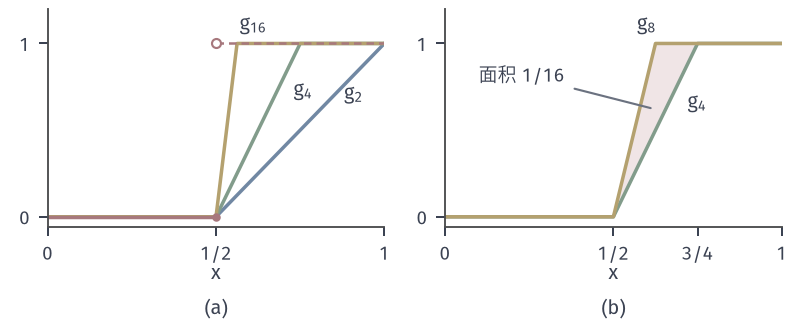

Reproduce this figure in Python.
from pathlib import Path
import sys
ROOT = next(p for p in Path(__file__).resolve().parents if (p/"build.sh").is_file() and (p/"tex/book.tex").is_file())
sys.path.insert(0, str(ROOT/"figures/00-shared/mathematical-preliminaries-upper/00-shared/comprehension-figures"))
from support import figure, save, BLUE, GREEN, YELLOW, RED, PURPLE, INK, MUTED, GRID, BLUE_FILL, GREEN_FILL, YELLOW_FILL, RED_FILL, PURPLE_FILL
import numpy as np

def panel_labels(fig, axes, y=.02):
    for ax, s in zip(axes, "(a) (b) (c)".split()):
        q = ax.get_position(); fig.text((q.x0+q.x1)/2, y, s, ha="center", va="bottom")

# Continuous ramps g_n rising from 0 to 1 on (1/2,1/2+1/n); L1 distance between g_4 and g_8 equals 1/16.
fig, axes = figure(width_mm=112, height_mm=46, ncols=2)
fig.set_layout_engine(None)
fig.subplots_adjust(left=.06, right=.985, top=.97, bottom=.3, wspace=.18)
x = np.linspace(0, 1, 2001)
def g(n): return np.clip(n*(x-.5), 0, 1)
ax = axes[0]
for n, c in ((2, BLUE), (4, GREEN), (16, YELLOW)):
    ax.plot(x, g(n), color=c, lw=1.4)
ax.plot([0, .5], [0, 0], color=RED, lw=1.4)
ax.plot([.5, 1], [1, 1], color=RED, lw=1.0, ls=(0, (3, 2)))
ax.plot([.5], [1], 'o', ms=3.6, mfc='white', mec=RED, mew=.85)
ax.plot([.5], [0], 'o', ms=3.4, color=RED, mew=0)
ax.text(.88, .68, '$g_2$', ha='left'); ax.text(.73, .7, '$g_4$', ha='left'); ax.text(.57, 1.08, '$g_{16}$', ha='left')
ax.set_xlim(0, 1); ax.set_ylim(-.06, 1.2); ax.set_xticks([0, .5, 1]); ax.set_xticklabels(['0', '1/2', '1']); ax.set_yticks([0, 1]); ax.set_xlabel('$x$', labelpad=0)
ax = axes[1]
ax.fill_between(x, g(4), g(8), color=RED_FILL, lw=0)
ax.plot(x, g(4), color=GREEN, lw=1.4); ax.plot(x, g(8), color=YELLOW, lw=1.4)
ax.text(.72, .63, '$g_4$', ha='left'); ax.text(.57, 1.08, '$g_{8}$', ha='left')
ax.annotate('面积 1/16', xy=(.625, .62), xytext=(.1, .78), ha='left', fontsize=7.5, arrowprops=dict(arrowstyle='-', color=MUTED, lw=.85))
ax.set_xlim(0, 1); ax.set_ylim(-.06, 1.2); ax.set_xticks([0, .5, .75, 1]); ax.set_xticklabels(['0', '1/2', '3/4', '1']); ax.set_yticks([0, 1]); ax.set_xlabel('$x$', labelpad=0)
panel_labels(fig, axes)
save(fig, Path(__file__).resolve().parent, 'figure', {'formula': 'g_n=clip(n(x-1/2),0,1); ||g_4-g_8||_1=1/8-1/16=1/16'})
